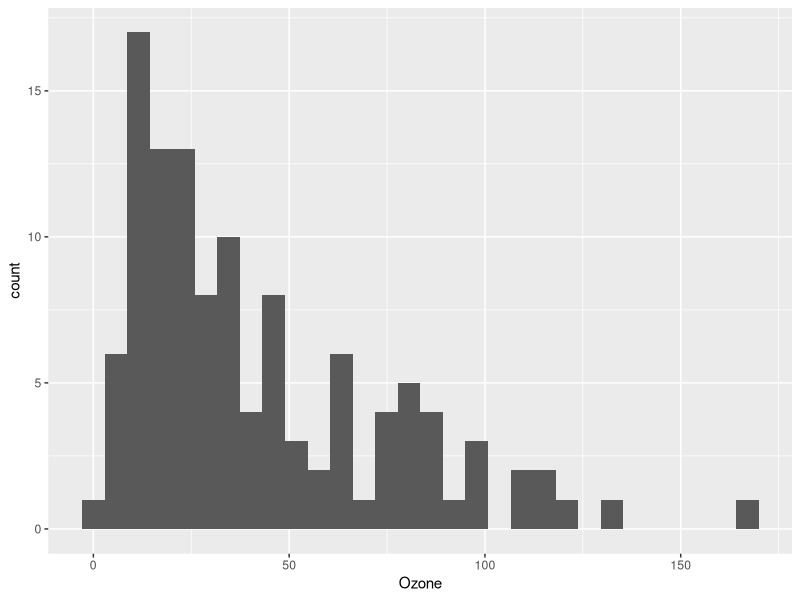
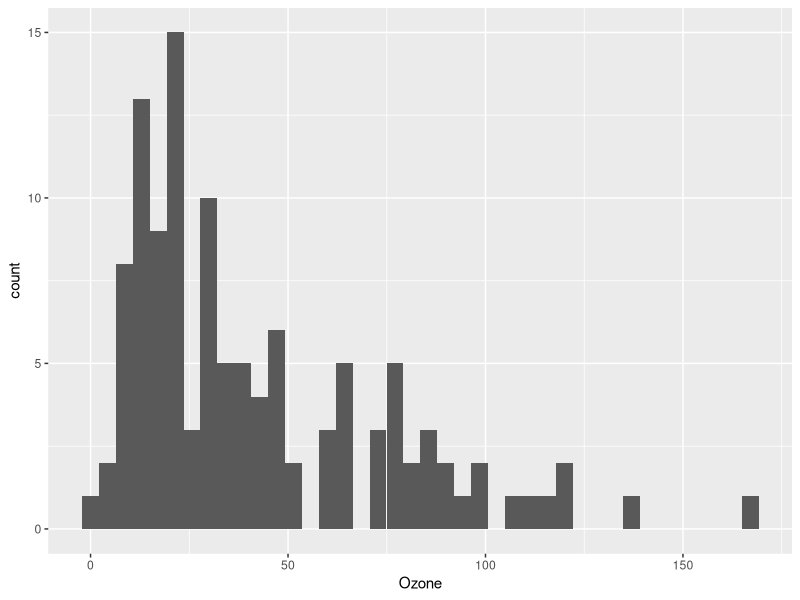
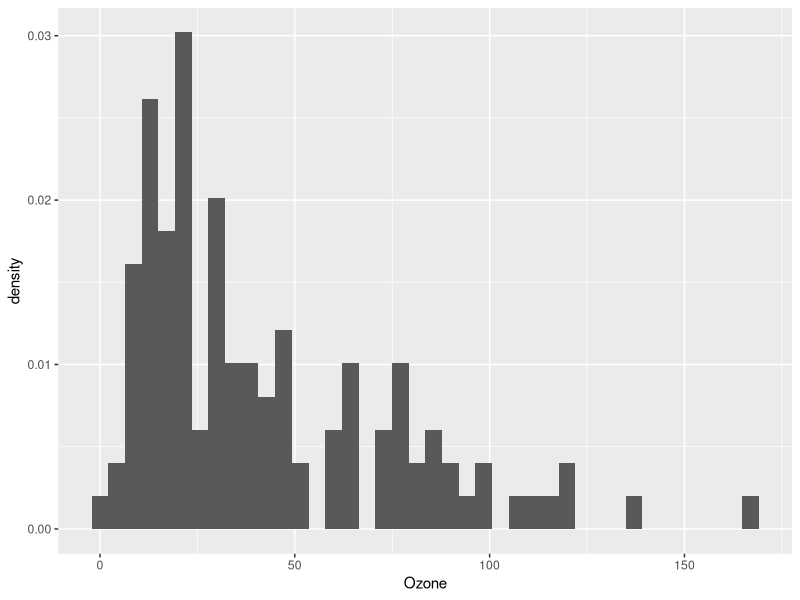
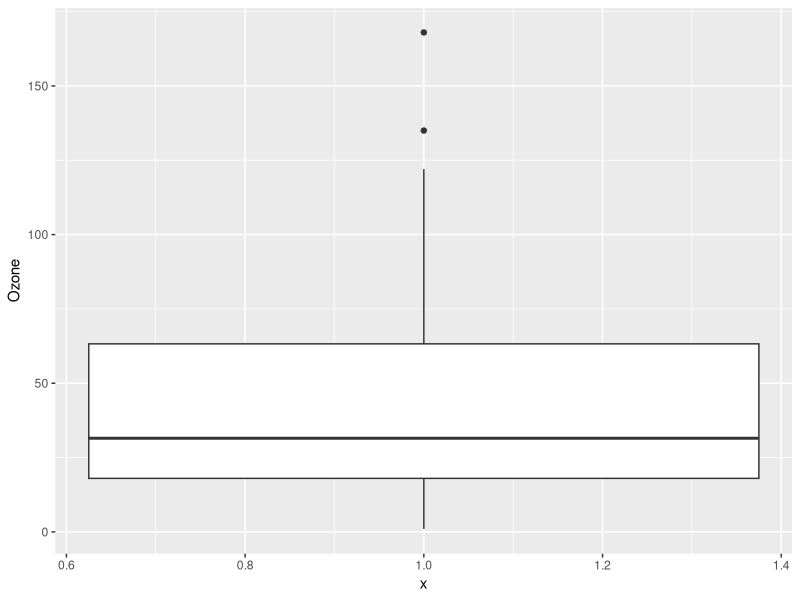
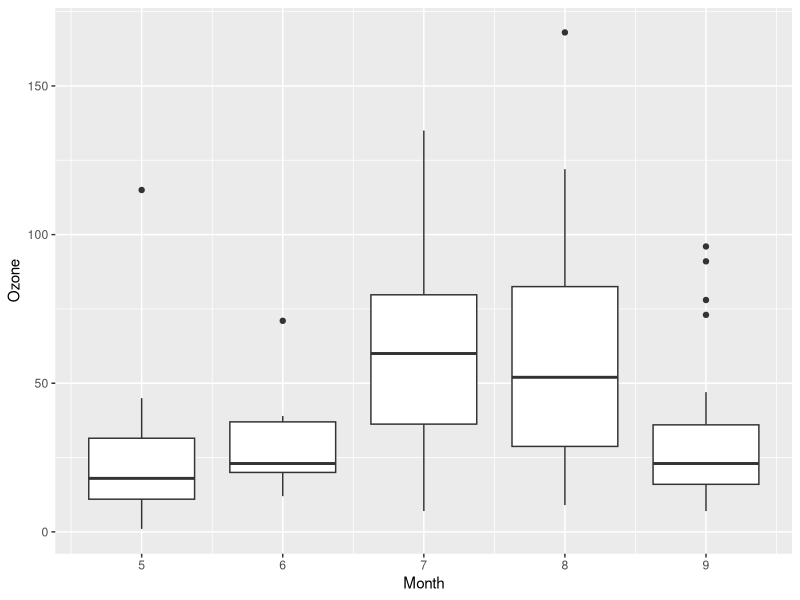
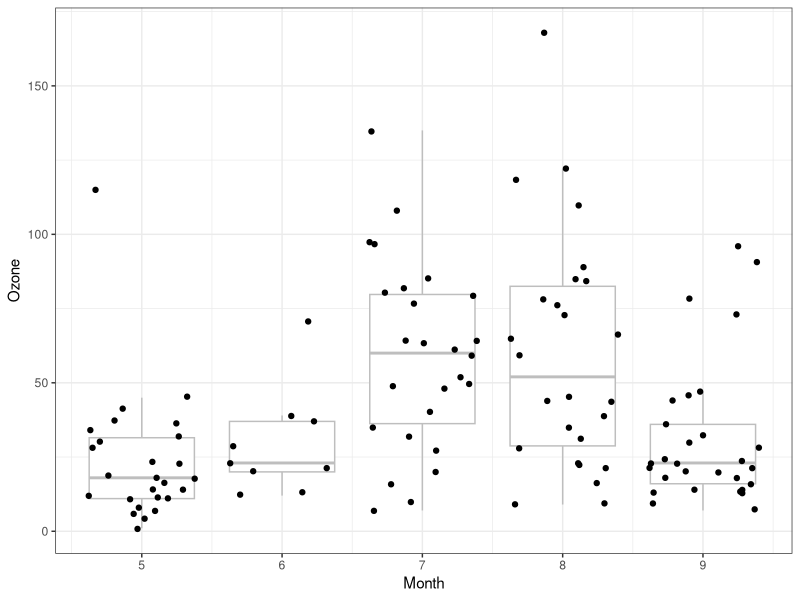
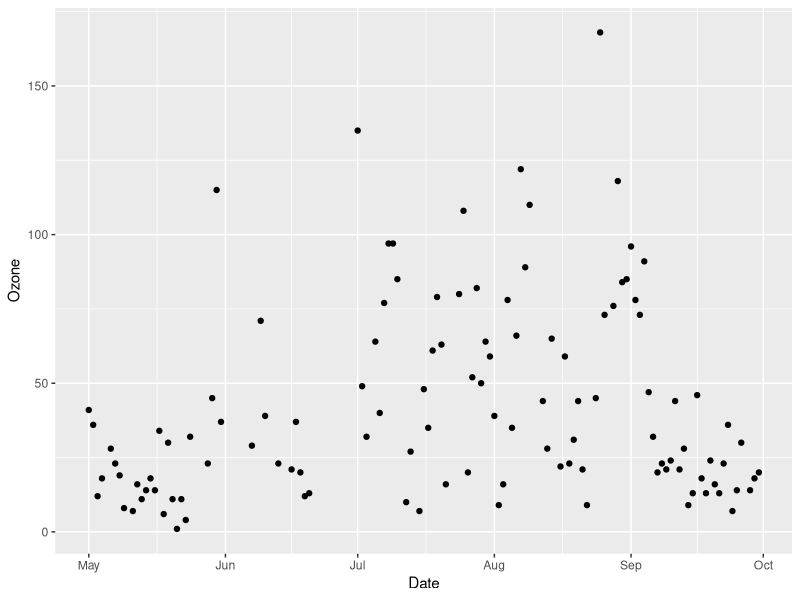
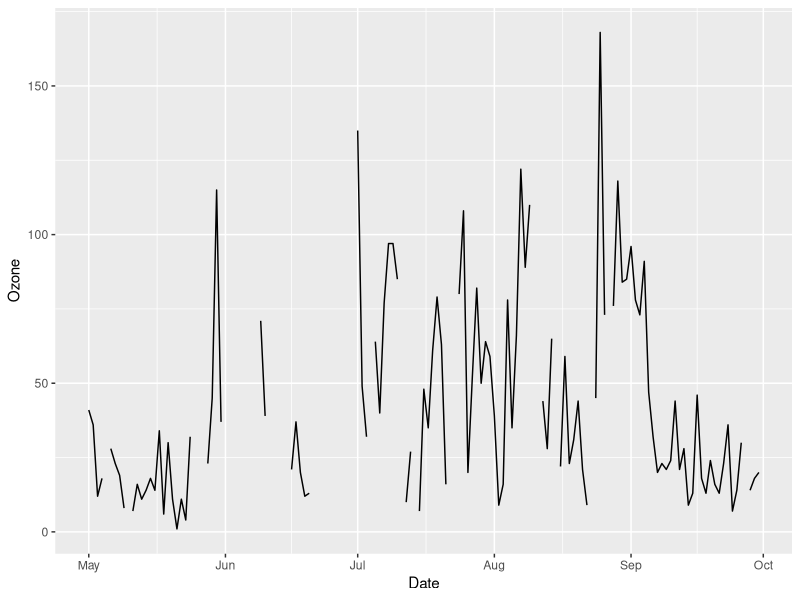

Write the R code that produced these figures, in order.
## ---- eval=FALSE---------------------------------------------------------
## install.packages("tidyverse")

## ---- eval=FALSE---------------------------------------------------------
## install.packages(c("dplyr","tidyr","ggplot2"))

## ---- eval=FALSE---------------------------------------------------------
## library("dplyr")
## library("tidyr")
## library("ggplot2")

## ------------------------------------------------------------------------
library("tidyverse")

## ------------------------------------------------------------------------
dim(airquality)
head(airquality)
tail(airquality)
summary(airquality)

## ---- eval=FALSE---------------------------------------------------------
## ?airquality

## ------------------------------------------------------------------------
airquality <- airquality %>%
  mutate(Date = as.Date(paste("1973",Month,Day,sep="/"))) 

## ------------------------------------------------------------------------
ggplot(airquality,     # data.frame containing the data
       aes(x=Ozone)) + # a column name from the data.frame
  geom_histogram()     # create a histogram

## ------------------------------------------------------------------------
ggplot(airquality, aes(x=Ozone)) + 
  geom_histogram(bins = 40)

## ------------------------------------------------------------------------
ggplot(airquality, aes(x=Ozone)) + 
  geom_histogram(aes(y=..density..), bins = 40)

## ------------------------------------------------------------------------
ggplot(airquality,     
       aes(x=1,y=Ozone)) + 
  geom_boxplot()     

## ------------------------------------------------------------------------
ggplot(airquality,     
       aes(x=Month, y=Ozone, group=Month)) + 
  geom_boxplot()     

## ------------------------------------------------------------------------
ggplot(airquality,     
       aes(x=Month, y=Ozone, group=Month)) + 
  geom_boxplot(color='grey',                 # make the boxes not so obvious
               outlier.shape = NA) +         # remove outliers, 
  geom_jitter() +                            # because they get plotted here
  theme_bw()                                 # Change the theme to remove gray

## ------------------------------------------------------------------------
ggplot(airquality, aes(x = Date, y = Ozone)) +
  geom_point()

## ------------------------------------------------------------------------
ggplot(airquality, aes(x = Date, y = Ozone)) +
  geom_line()

## ------------------------------------------------------------------------
ggplot(airquality, aes(x = Solar.R, y = Ozone)) +
  geom_point()

## ------------------------------------------------------------------------
airquality_long <- airquality %>%
  select(-Month, -Day) %>%              # Remove these columns
  tidyr::gather(response, value, -Date)

## ------------------------------------------------------------------------
dim(airquality)
dim(airquality_long)

head(airquality_long)
summary(airquality_long)
table(airquality_long$response)

## ------------------------------------------------------------------------
ggplot(airquality_long, 
       aes(Date, value, color = response, group = response)) +
  geom_line()

## ------------------------------------------------------------------------
ggplot(airquality_long, aes(Date, value)) +
  geom_point() + 
  facet_wrap(~response)

## ------------------------------------------------------------------------
ggplot(airquality_long, aes(Date, value)) +
  geom_line() + 
  facet_wrap(~response,scales="free_y")

## ------------------------------------------------------------------------
airquality2 <- airquality_long %>%
  tidyr::spread(response, value)

## ------------------------------------------------------------------------
g <- ggplot(airquality2,
       aes(x = Temp, y = Wind)) +
  geom_point()

g # Then you can see the plot by just typing the object name

## ------------------------------------------------------------------------
g <- g +
  labs(x = "Temperature (F)",
       y = "Wind speed (mph)",
       title = "New York (May-September 1973)")

g

## ------------------------------------------------------------------------
g <- g + theme_bw()
g

## ------------------------------------------------------------------------
g <- g + geom_smooth(method="lm")
g

## ------------------------------------------------------------------------
ggplot(airquality2,
       aes(x = Temp, y = Wind)) +
  geom_point() +
  geom_smooth(method = "lm") + 
  labs(x = "Temperature (F)",
       y = "Wind speed (mph)",
       title = "New York (May-September 1973)") + 
  theme_bw()

## ----eval=FALSE----------------------------------------------------------
## ggsave(filename = "plot.png", plot = g, width = 5, height = 4)
